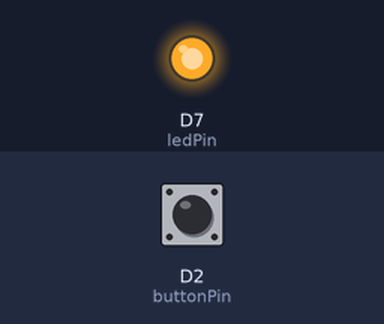
The sketch below on a simulated ESP8266 (NodeMCU). On the bench: output pins drawn as LEDs (lit = HIGH). Inputs (shaded band) come from the test bench; at power-on: D2 (buttonPin) LOW.

Above: at 1.2 s.
1.3 s: D2 (buttonPin) pulled HIGH for 0.15 s
At 1.7 s:
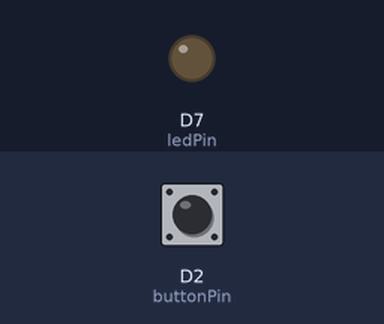
2.9 s: D2 (buttonPin) pulled HIGH for 1 s
At 4.1 s:
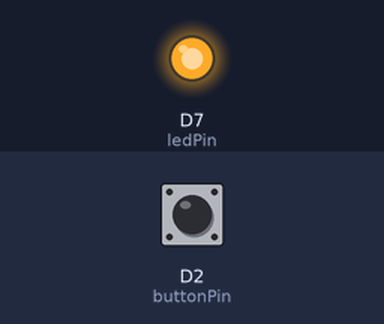
5.4 s: D2 (buttonPin) pulled HIGH for 3.2 s
At 6.0 s:
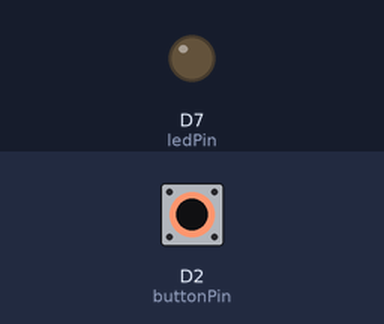
Timing chart, 0 to 8.4 s (numbered marks = the images above; inputs shaded):
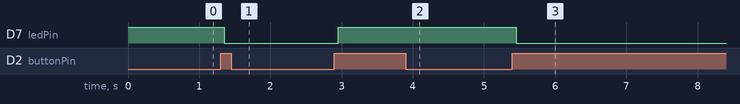

Measured:
- after the input at 1.3 s, D7 (ledPin): HIGH → LOW after 0.05 s
- after the input at 2.9 s, D7 (ledPin): LOW → HIGH after 0.05 s
- after the input at 5.4 s, D7 (ledPin): HIGH → LOW after 0.05 s

The sketch:

Debounce.ino
```cpp
/*
************************************************************************
* @author  :  IntoRobot Team
* @version :  V1.0.0
* @date    :  03-30-15
************************************************************************
 This application example code is in the public domain.
 This example is modified from arduino example

 Debounce

 Each time the input pin goes from LOW to HIGH (e.g. because of a push-button
 press), the output pin is toggled from LOW to HIGH or HIGH to LOW.  There's
 a minimum delay between toggles to debounce the circuit (i.e. to ignore
 noise).

 The circuit:
 * LED attached from pin D7 to ground
 * pushbutton attached from pin 2 to +5V
 * 10K resistor attached from pin 2 to ground

 * Note: On most IntoRobot borads, there is already an LED on the board
 connected to pin D7, so you don't need any extra components for this example.
*/

// constants won't change. They're used here to
// set pin numbers:
const int buttonPin = D2;    // the number of the pushbutton pin
const int ledPin = D7;      // the number of the LED pin

// Variables will change:
int ledState = HIGH;         // the current state of the output pin
int buttonState;             // the current reading from the input pin
int lastButtonState = LOW;   // the previous reading from the input pin

// the following variables are long's because the time, measured in miliseconds,
// will quickly become a bigger number than can be stored in an int.
long lastDebounceTime = 0;  // the last time the output pin was toggled
long debounceDelay = 50;    // the debounce time; increase if the output flickers

void setup()
{
    pinMode(buttonPin, INPUT);
    pinMode(ledPin, OUTPUT);

    // set initial LED state
    digitalWrite(ledPin, ledState);
}

void loop()
{
    // read the state of the switch into a local variable:
    int reading = digitalRead(buttonPin);

    // check to see if you just pressed the button
    // (i.e. the input went from LOW to HIGH),  and you've waited
    // long enough since the last press to ignore any noise:

    // If the switch changed, due to noise or pressing:
    if (reading != lastButtonState)
    {
        // reset the debouncing timer
        lastDebounceTime = millis();
    }

    if ((millis() - lastDebounceTime) > debounceDelay)
    {
        // whatever the reading is at, it's been there for longer
        // than the debounce delay, so take it as the actual current state:

        // if the button state has changed:
        if (reading != buttonState)
        {
            buttonState = reading;

            // only toggle the LED if the new button state is HIGH
            if (buttonState == HIGH)
            {
                ledState = !ledState;
            }
        }
    }

    // set the LED:
    digitalWrite(ledPin, ledState);

    // save the reading.  Next time through the loop,
    // it'll be the lastButtonState:
    lastButtonState = reading;
}
```
